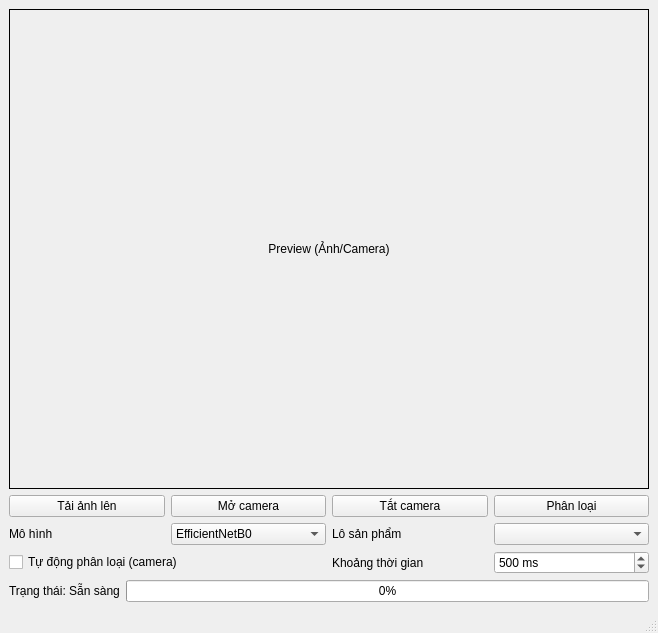
<?xml version="1.0" encoding="UTF-8"?>
<ui version="4.0">
 <class>MainWindow_UploadImage</class>
 <widget class="QMainWindow" name="MainWindow_UploadImage">
  <property name="windowTitle">
   <string>Fruit ML - Upload Image</string>
  </property>
  <widget class="QWidget" name="centralwidget">
   <layout class="QVBoxLayout" name="verticalLayout">
    <item>
     <widget class="QLabel" name="labelPreviewLarge">
      <property name="minimumSize"><size><width>640</width><height>480</height></size></property>
      <property name="frameShape"><enum>QFrame::Box</enum></property>
      <property name="alignment"><set>Qt::AlignCenter</set></property>
      <property name="scaledContents"><bool>true</bool></property>
      <property name="text"><string>Preview (Ảnh/Camera)</string></property>
     </widget>
    </item>
    <item>
     <layout class="QGridLayout" name="gridControls">
      <item row="0" column="0"><widget class="QPushButton" name="btnChooseImage"><property name="text"><string>Tải ảnh lên</string></property></widget></item>
      <item row="0" column="1"><widget class="QPushButton" name="btnOpenCamera"><property name="text"><string>Mở camera</string></property></widget></item>
      <item row="0" column="2"><widget class="QPushButton" name="btnStopCamera"><property name="text"><string>Tắt camera</string></property></widget></item>
      <item row="0" column="3"><widget class="QPushButton" name="btnPredict"><property name="text"><string>Phân loại</string></property></widget></item>
      <item row="1" column="0"><widget class="QLabel" name="lblModel"><property name="text"><string>Mô hình</string></property></widget></item>
      <item row="1" column="1"><widget class="QComboBox" name="comboModel"><item><property name="text"><string>EfficientNetB0</string></property></item><item><property name="text"><string>MobileNetV2</string></property></item></widget></item>
      <item row="1" column="2"><widget class="QLabel" name="lblProduct"><property name="text"><string>Lô sản phẩm</string></property></widget></item>
      <item row="1" column="3"><widget class="QComboBox" name="comboProduct"/></item>
      <item row="2" column="0" colspan="2"><widget class="QCheckBox" name="chkAutoPredict"><property name="text"><string>Tự động phân loại (camera)</string></property></widget></item>
      <item row="2" column="2"><widget class="QLabel" name="lblInterval"><property name="text"><string>Khoảng thời gian</string></property></widget></item>
      <item row="2" column="3"><widget class="QSpinBox" name="spnInterval"><property name="minimum"><number>50</number></property><property name="maximum"><number>5000</number></property><property name="value"><number>500</number></property><property name="suffix"><string> ms</string></property></widget></item>
     </layout>
    </item>
    <item>
     <layout class="QHBoxLayout" name="layoutProgress">
      <item><widget class="QLabel" name="lblStatus"><property name="text"><string>Trạng thái: Sẵn sàng</string></property></widget></item>
      <item><widget class="QProgressBar" name="progressProcessing"><property name="value"><number>0</number></property></widget></item>
     </layout>
    </item>
   </layout>
  </widget>
  <widget class="QStatusBar" name="statusbar"/>
 </widget>
 <resources/>
 <connections/>
</ui>
